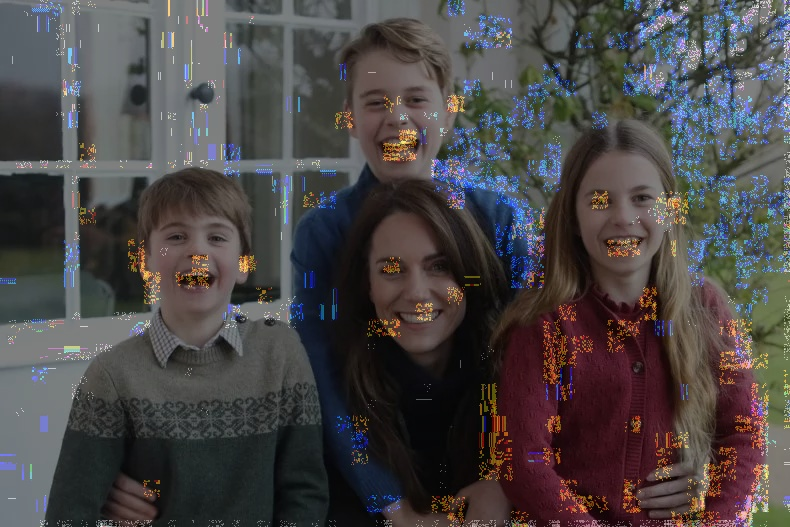
#> input picture example/ELA_Hotspots.jpg, 790 x 527 px
$ python 'ELA Mate_v1.py'
#> lines starting #> are read from the running program, lines starting #| are printed output that depends on the picture; after the words box and inside, x2 and y2 are one past the last pixel; in counts of white or black regions, pixels touching at a corner belong together
#> the answer given: example/ELA_Hotspots.jpg
#> the answer given: out.png
#> the answer given: 3
#> the answer given: 1
#> the answer given: 3
#> in process_image, img is the input picture: PIL image 790x527 RGB; mean R, G, B 73.9, 69.8, 70.1
#!/usr/bin/env python3
"""
ELA2.py

A tool for Error Level Analysis (ELA) on images to help visualize digital compression artifacts,
which can hint at image manipulation. This script generates multiple ELA images at varying JPEG quality
levels, creates an animated GIF of the ELA progression, and produces an "inverted hotspot" image that
highlights areas of compression discrepancy.

The inverted hotspot image is generated by thresholding the ELA output from the most degraded quality,
inverting the mask, and then compositing it over a black background so that only areas that did NOT
exhibit strong artifacts appear from the original image.

Usage:
    Run the script and follow the interactive prompts to provide the image path, output directory, and
    processing parameters.

Requirements:
    Pillow (Python Imaging Library)
"""

import os
import io
from datetime import datetime
from PIL import Image, ImageChops, ImageEnhance

def generate_ela(original, compressed, enhancement_factor):
    """
    Generate an Error Level Analysis (ELA) image from the original and its compressed version.

    Args:
        original (PIL.Image.Image): The original image.
        compressed (PIL.Image.Image): The compressed version of the original image.
        enhancement_factor (float): Brightness multiplier to amplify differences.

    Returns:
        PIL.Image.Image: The enhanced ELA image.
    """
#> called with enhancement_factor = 3
    ela = ImageChops.difference(original, compressed)
    extrema = ela.getextrema()
#> extrema = ((0, 21), (0, 11), (0, 39))
    max_diff = max(val[1] for val in extrema)
#> max_diff = 39
    if max_diff == 0:
        max_diff = 1
    scale_factor = (255 / max_diff) * enhancement_factor
#> scale_factor = 19.62
    return ImageEnhance.Brightness(ela).enhance(scale_factor)
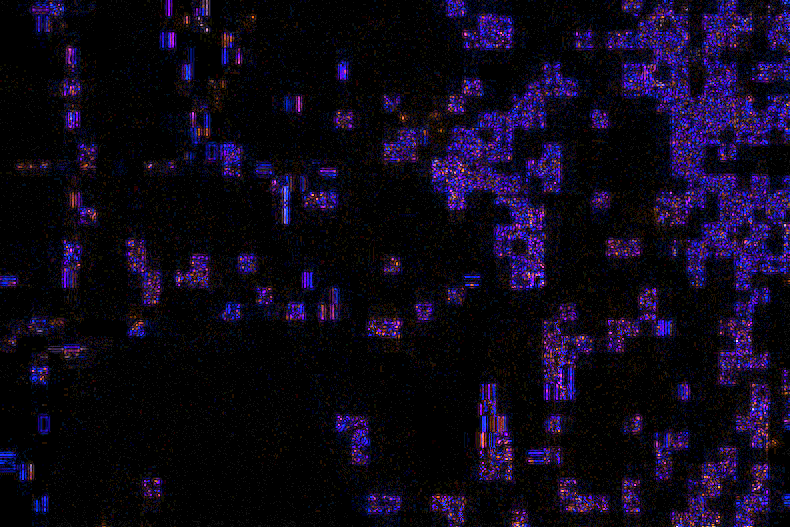
#> returned value: PIL image 790x527 RGB; mean R, G, B 13.8, 7.6, 25

def blend_images(original, ela, overlay_strength):
    """
    Blend the original image with its ELA version.

    Args:
        original (PIL.Image.Image): The original image.
        ela (PIL.Image.Image): The ELA image.
        overlay_strength (float): A value between 0.0 (only the original) and 1.0 (only the ELA image).

    Returns:
        PIL.Image.Image: The blended image.
    """
    return Image.blend(original.convert('RGBA'), ela.convert('RGBA'), overlay_strength)

def create_animated_gif(original, ela_images, output_path, overlay_strength, frame_duration):
    """
    Create an animated GIF by blending the original image with each ELA image.

    Args:
        original (PIL.Image.Image): The original image.
        ela_images (list): A list of ELA images.
        output_path (str): The file path to save the animated GIF.
        overlay_strength (float): The blend strength for each frame.
        frame_duration (int): Duration (in milliseconds) for each frame.
    """
#> called with overlay_strength = 1, frame_duration = 3
    frames = [blend_images(original, ela, overlay_strength) for ela in ela_images]
#> frames = 99 items
    frames[0].save(output_path, save_all=True, append_images=frames[1:], duration=frame_duration, loop=0)
#| Animated GIF created at out.png/ELA_20261120-223416_enhance3.0_overlay1.0_duration3/ELA_Animation.gif

def generate_inverted_hotspot_image(original, ela, threshold=30):
    """
    Generate an inverted hotspot image.

    The process involves converting the most degraded ELA image to grayscale, generating a binary mask
    where pixels above a certain threshold are set to 255, inverting that mask, and then compositing the
    original image over a black background using the inverted mask.

    Args:
        original (PIL.Image.Image): The original image.
        ela (PIL.Image.Image): The ELA image from the most degraded quality.
        threshold (int): The threshold value to create the binary mask.

    Returns:
        PIL.Image.Image: The resulting inverted hotspot image.
    """
#> called with threshold = 30
    # Convert the ELA image to grayscale.
    gray = ela.convert("L")
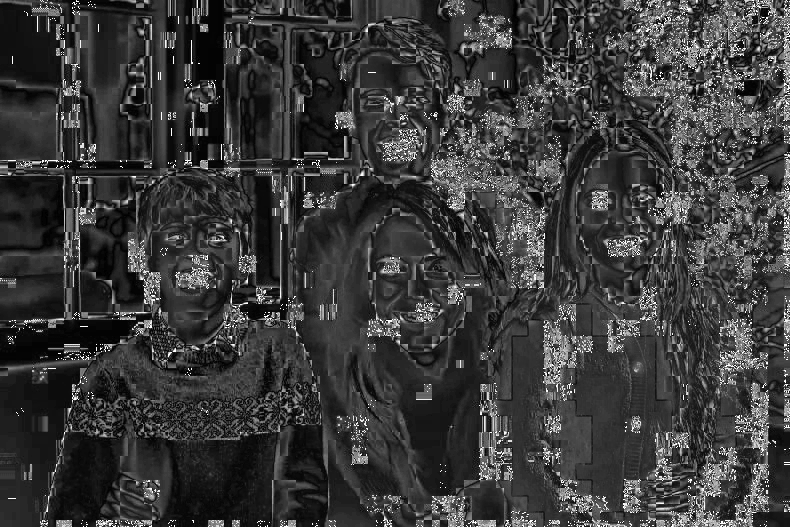
#> gray: PIL image 790x527 L; min 0, max 255, mean 58.5
    # Create a binary mask: pixels > threshold become 255, else 0.
    mask = gray.point(lambda p: 255 if p > threshold else 0)
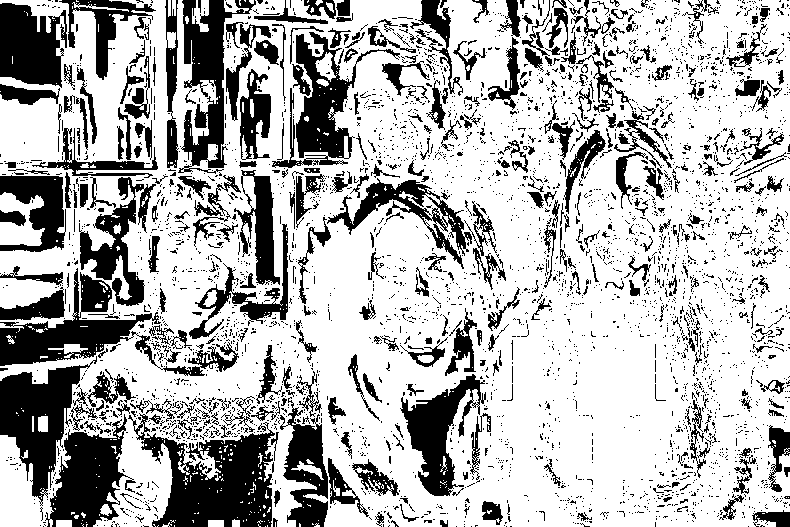
#> mask: PIL image 790x527 L; 71.1% white; 3836 black regions (3430 under 20 px), largest, box (x1, y1, x2, y2) and area: (128, 413, 275, 527) 8287, (0, 268, 239, 376) 6398, (0, 356, 97, 506) 5837
    # Invert the mask.
    inverted_mask = Image.eval(mask, lambda p: 255 - p)
    # Composite: where inverted_mask is 255, show original; where 0, show black.
    result = Image.composite(original, Image.new("RGB", original.size, (0, 0, 0)), inverted_mask)
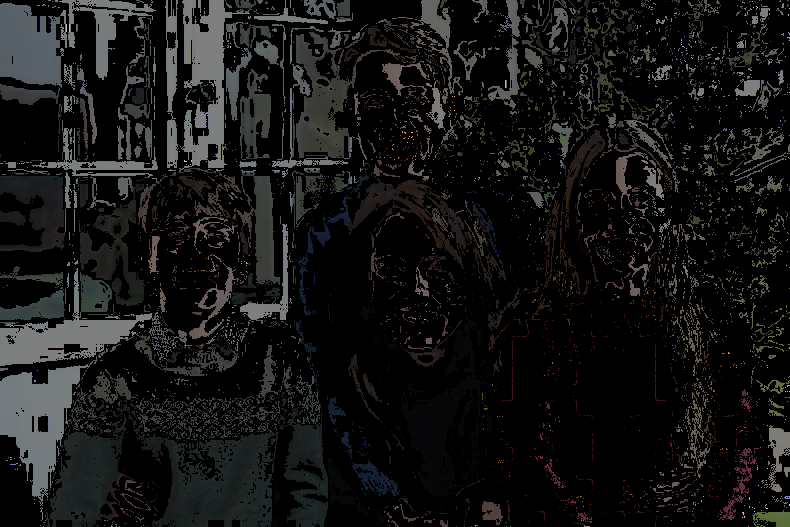
#> result: PIL image 790x527 RGB; mean R, G, B 20.4, 20.6, 20.2
    return result

def process_image(original_path, output_base, enhancement_factor, overlay_strength, frame_duration, start_quality=99, end_quality=1):
    """
    Process an image by generating multiple ELA images, creating an animated GIF, and producing
    an inverted hotspot image.

    Args:
        original_path (str): File path to the original image.
        output_base (str): Directory where outputs will be saved.
        enhancement_factor (float): Factor to enhance ELA differences.
        overlay_strength (float): Blend strength for images.
        frame_duration (int): Frame duration for the animated GIF (milliseconds).
        start_quality (int): Starting JPEG quality level for processing.
        end_quality (int): Ending JPEG quality level for processing.
    """
    timestamp = datetime.now().strftime("%Y%m%d-%H%M%S")
    output_dir = os.path.join(output_base, f"ELA_{timestamp}_enhance{enhancement_factor}_overlay{overlay_strength}_duration{frame_duration}")
    os.makedirs(output_dir, exist_ok=True)

    ela_images = []

    with Image.open(original_path) as img:
        original = img.convert('RGB')
        for quality in range(start_quality, end_quality - 1, -1):
            # Compress the image in-memory at the specified JPEG quality.
            buffer = io.BytesIO()
            original.save(buffer, format='JPEG', quality=quality)
            buffer.seek(0)
            with Image.open(buffer) as compressed:
                compressed = compressed.convert('RGB')
                ela = generate_ela(original, compressed, enhancement_factor)
                ela_images.append(ela)
                ela.save(os.path.join(output_dir, f"ela_{quality}.jpg"), 'JPEG', quality=95)

    # Create animated GIF from ELA images.
    gif_path = os.path.join(output_dir, "ELA_Animation.gif")
    create_animated_gif(original, ela_images, gif_path, overlay_strength, frame_duration)
    print(f"Animated GIF created at {gif_path}")

    # Generate inverted hotspot image using the most degraded ELA image.
    if ela_images:
        inverted_hotspot = generate_inverted_hotspot_image(original, ela_images[-1])
        hotspot_path = os.path.join(output_dir, "ELA_Hotspots.jpg")
        inverted_hotspot.save(hotspot_path, 'JPEG', quality=95)
        print(f"Inverted hotspots image created at {hotspot_path}")

def main():
    """
    Main interactive loop for processing an image.
    """
    original_path = input("Enter the full path to your image file: ").strip().strip('"')
    output_base = input("Enter the folder where you want to save the results: ").strip().strip('"')

    while True:
        print("\nEnter new settings for ELA processing:")
        try:
            enhancement_factor = float(input("Enter the brightness enhancement factor (e.g. 10): "))
            overlay_strength = float(input("Enter the overlay strength (0.0 for original only, 1.0 for full ELA overlay): "))
            frame_duration = int(input("Enter frame duration (in milliseconds) for the animated GIF: "))
        except ValueError:
            print("Invalid input. Please enter numerical values for the settings.")
            continue

        process_image(original_path, output_base, enhancement_factor, overlay_strength, frame_duration)

        again = input("Would you like to process the same image with different settings? (y/n): ").strip().lower()
#> the answer given: n
        if again not in ('y', 'yes'):
            break

#> (the run stopped early here; a loop or call above may not have finished)

$ run again, with example/ela_1.jpg copied over example/ELA_Hotspots.jpg
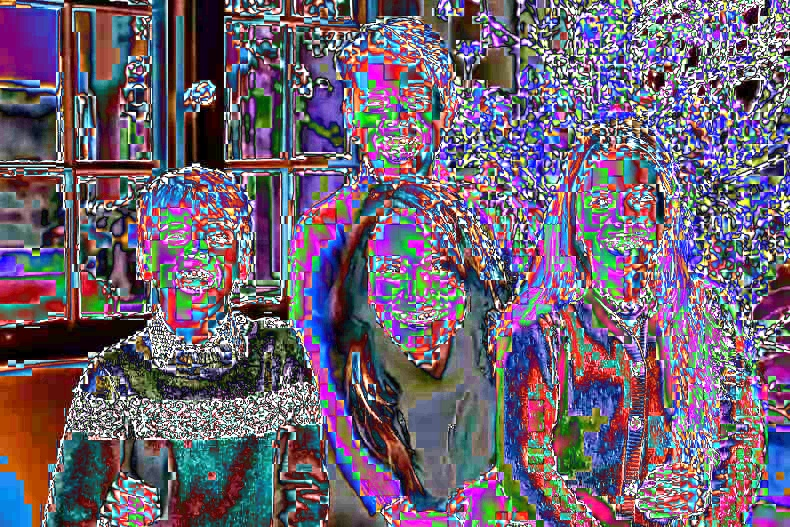
#> input picture example/ela_1.jpg, 790 x 527 px
#> in process_image, img is the input picture: PIL image 790x527 RGB; mean R, G, B 111.1, 98.1, 114.8
#> extrema = ((0, 56), (0, 37), (0, 67))
#> max_diff = 67
#> scale_factor = 11.42
#> frames = 99 items
#| Animated GIF created at out.png/ELA_20261120-223425_enhance3.0_overlay1.0_duration3/ELA_Animation.gif
#> in generate_inverted_hotspot_image, `mask = gray.point(lambda p: 255 if p > threshold else 0)`:
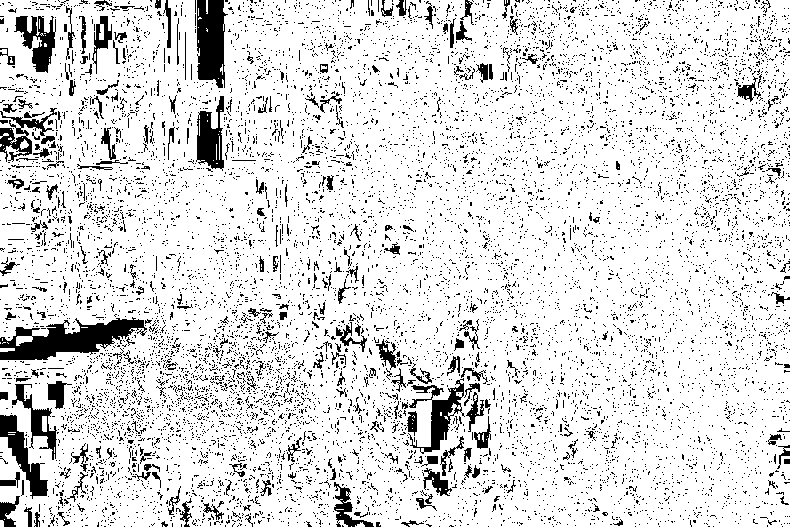
#> mask: PIL image 790x527 L; 87.2% white; 10473 black regions (10203 under 20 px), largest, box (x1, y1, x2, y2) and area: (0, 317, 147, 360) 3184, (197, 0, 228, 88) 2113, (408, 378, 465, 454) 1367
#> in generate_inverted_hotspot_image, `result = Image.composite(original, Image.new("RGB", original.size, (0,..`:
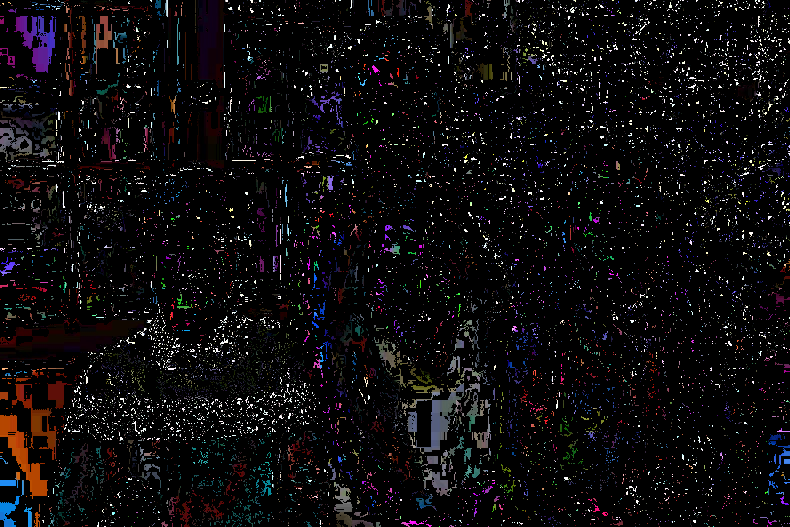
#> result: PIL image 790x527 RGB; mean R, G, B 12.8, 11, 12.5

$ run again, with example/ela_10.jpg copied over example/ELA_Hotspots.jpg
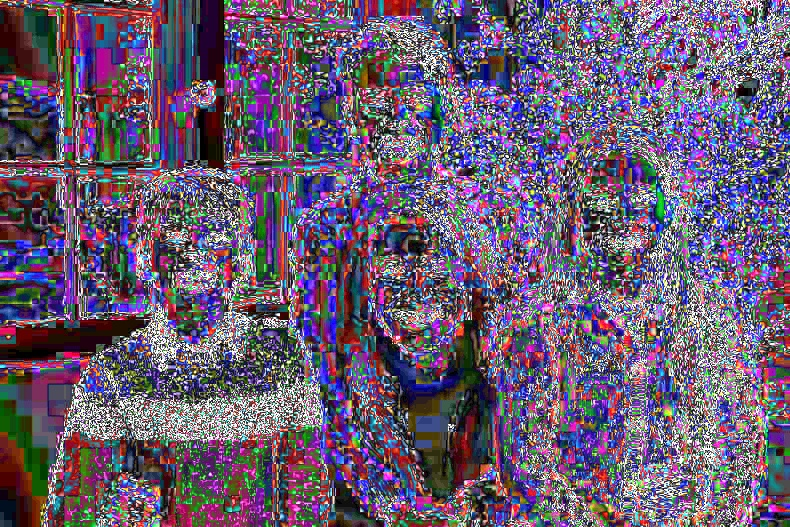
#> input picture example/ela_10.jpg, 790 x 527 px
#> in process_image, img is the input picture: PIL image 790x527 RGB; mean R, G, B 105.1, 90.8, 112.7
#> extrema = ((0, 60), (0, 35), (0, 66))
#> max_diff = 66
#> scale_factor = 11.59
#> frames = 99 items
#| Animated GIF created at out.png/ELA_20261120-223428_enhance3.0_overlay1.0_duration3/ELA_Animation.gif
#> in generate_inverted_hotspot_image, `mask = gray.point(lambda p: 255 if p > threshold else 0)`:
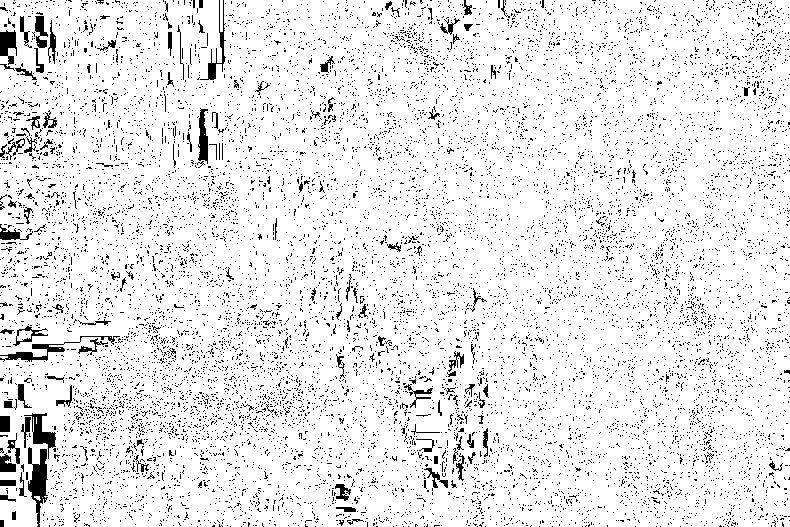
#> mask: PIL image 790x527 L; 91.8% white; black in thin lines or dots
#> inverted_mask: PIL image 790x527 L; 8.2% white in thin lines or dots
#> in generate_inverted_hotspot_image, `result = Image.composite(original, Image.new("RGB", original.size, (0,..`:
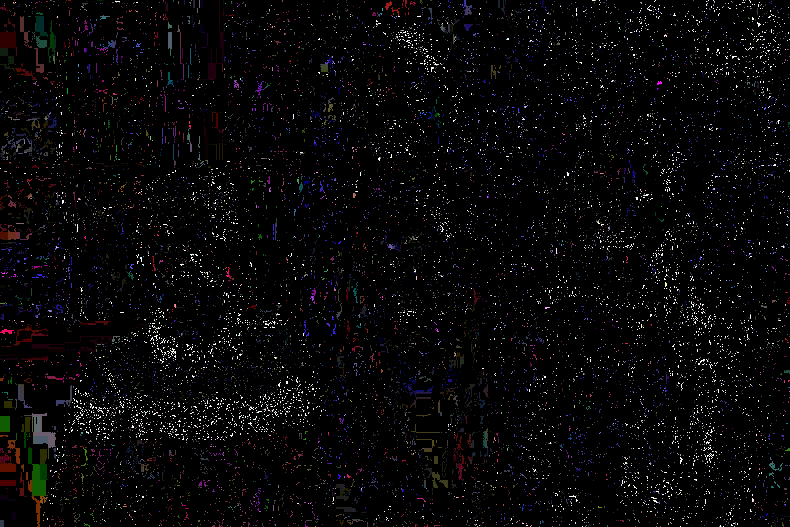
#> result: PIL image 790x527 RGB; mean R, G, B 7.8, 6.8, 7.9
